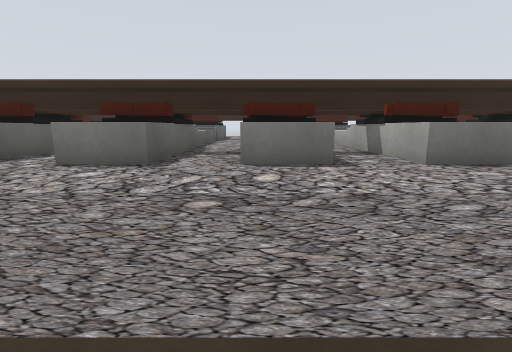
view 1 (above)

12 first-person views from a walk through a world built for the Gazebo simulator. The camera is 0.24 m above the floor, tilts 10° down and sees 85° across. The floor is counted in squares, 0.2 m on a side. Each view is taken from the middle of a square. On the plan, view 1 faces up. The plan holds only what a view shows up to about 12 squares ahead; the rest is blank. The place goes on beyond the plan.

view 2
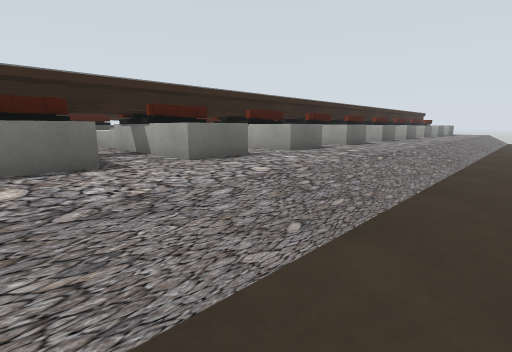

view 3
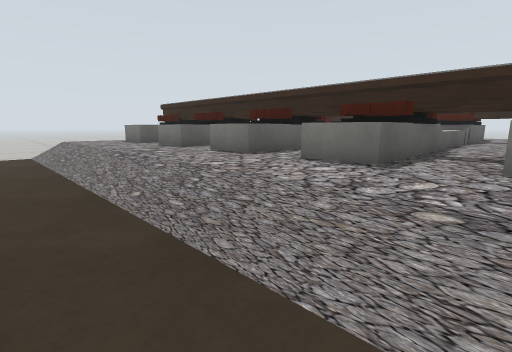

view 4
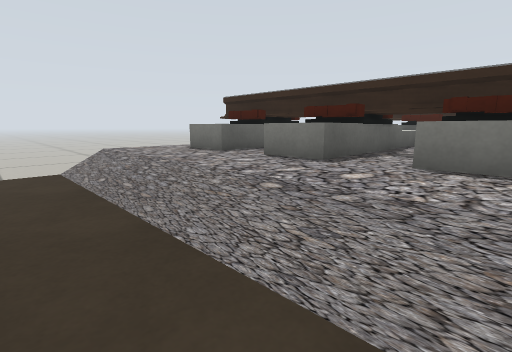

view 5
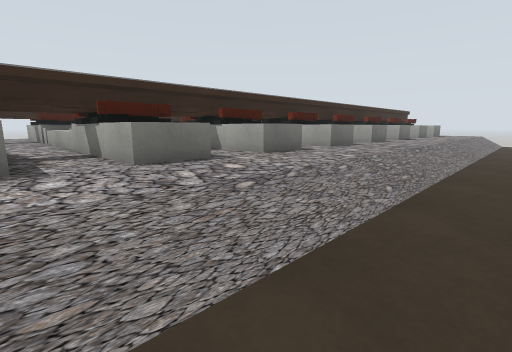

view 6
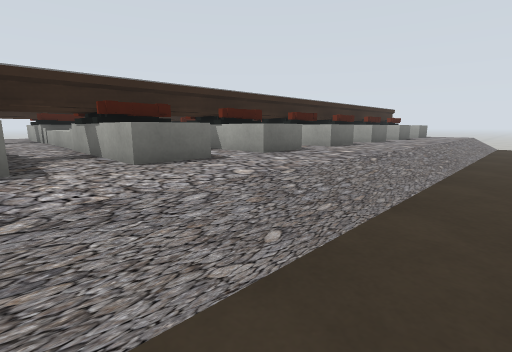

view 7
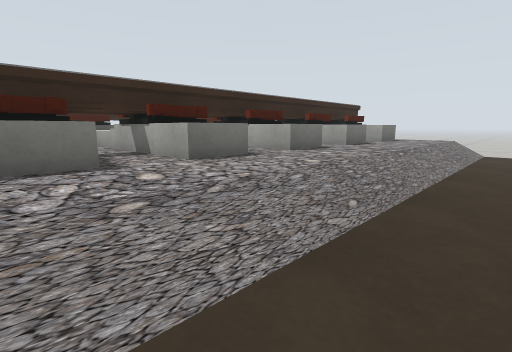

view 8
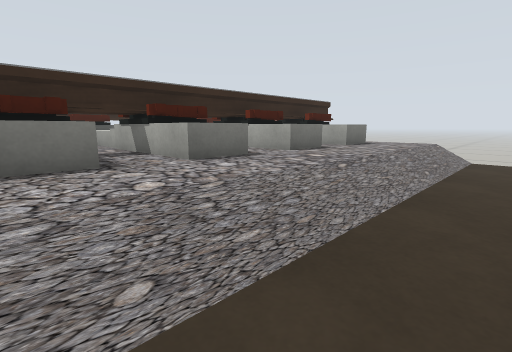

view 9
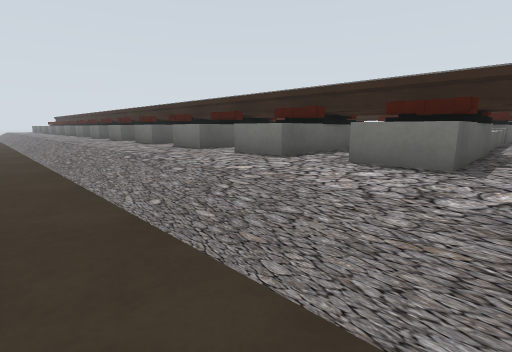

view 10
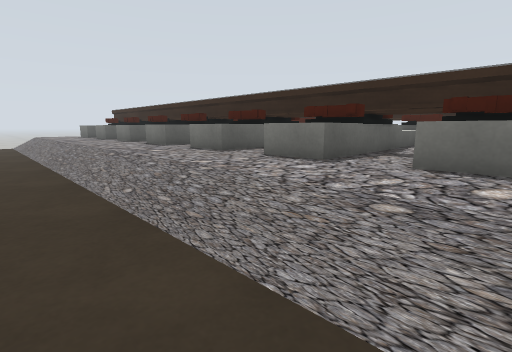

view 11
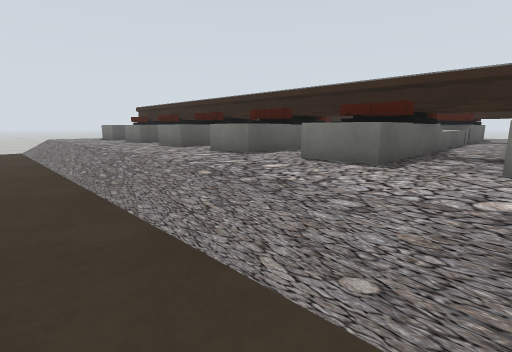

view 12
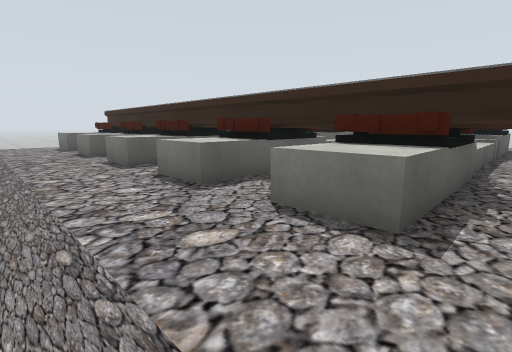

### Floor plan
Key: @ floor where view 1 was taken; # wall or solid block; . main floor; - floor 0.1 m lower than the main floor; / step, stairs or slope; = window, fence, low wall or low ledge.
Columns run from 13 left of view 1 to 26 right of it. Each row starts with its distance up from view 1.
  9                                       =
  8   #                                   #.
  7 ########################################
  6  ==.==.==.==.==.==.==.==.==.==.==.==.==.
  5 .==.==.==.==.==.==.==.==.==.==.==.==.==.
  4 ........................................
  3 ........................................
  2 ////////////////////////////////////////
  1 ----------------------------------------
  0 -------------@--------------------------

Where each view was taken, in squares from view 1:
view 1: 0 up, 0 right, facing up
view 2: 0 up, 0 right, facing up-right
view 3: 0 up, 0 right, facing up-left
view 4: 0 up, 5 left, facing up-left
view 5: 0 up, 4 right, facing up-right
view 6: 0 up, 7 right, facing up-right
view 7: 0 up, 12 right, facing up-right
view 8: 0 up, 15 right, facing up-right
view 9: 0 up, 26 right, facing up-left
view 10: 0 up, 7 right, facing up-left
view 11: 0 up, 3 right, facing up-left
view 12: 2 up, 2 right, facing up-left
